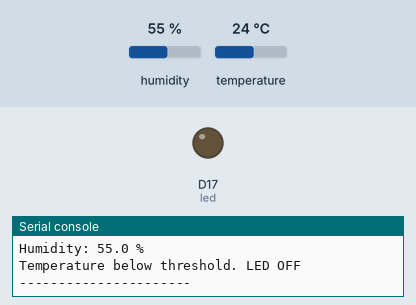
Bench run of a program on a simulated CircuitPython board. On the bench: output pins drawn as LEDs (lit = HIGH), the last lines printed to the serial console. The inputs (shaded band) are chosen by the test bench; at power-on: temperature 24 °C, humidity 55 %.

Above: at 1.2 s.
1.3 s: temperature set to 27 °C
3.5 s: temperature set to 30 °C
At 6.4 s:
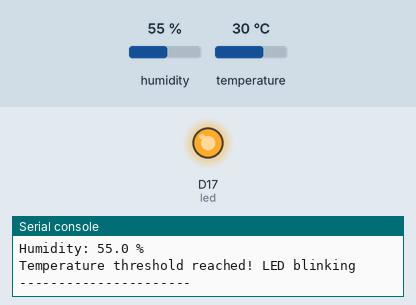
7.7 s: temperature set to 12 °C
At 9.0 s:
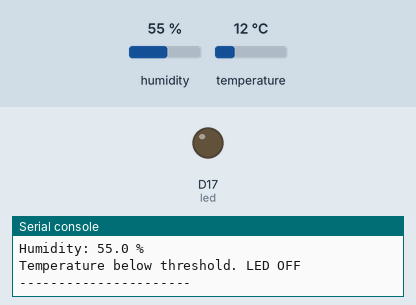
9.3 s: temperature set to 33 °C
At 11.7 s:
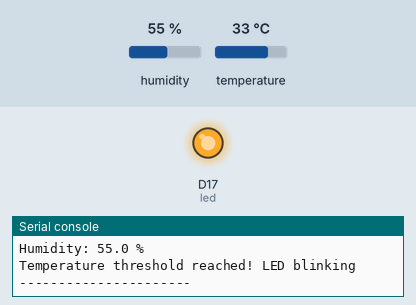
Timing chart, 0 to 14.5 s (numbered marks = the images above; inputs shaded):
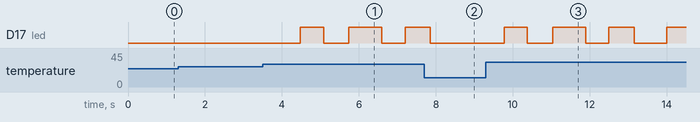

The program:

dht11Led.py
```python
import time
import board
import adafruit_dht
import digitalio

# DHT11 sensor on GPIO4 (physical pin 7)
dht11 = adafruit_dht.DHT11(board.D4)

# LED on GPIO17 (physical pin 11)
led = digitalio.DigitalInOut(board.D17)
led.direction = digitalio.Direction.OUTPUT
led.value = False

THRESHOLD = 28.3
BLINK_INTERVAL = 0.5  # seconds

led_state = False
last_blink = time.monotonic()

try:
    while True:
        try:
            temperature = dht11.temperature
            humidity = dht11.humidity

            print(f"Temperature: {temperature:.1f} °C")
            print(f"Humidity: {humidity:.1f} %")

            if temperature >= THRESHOLD:
                now = time.monotonic()

                if now - last_blink >= BLINK_INTERVAL:
                    led_state = not led_state
                    led.value = led_state
                    last_blink = now

                print("Temperature threshold reached! LED blinking")
            else:
                led.value = False
                led_state = False
                print("Temperature below threshold. LED OFF")

            print("----------------------")

        except RuntimeError as error:
            print("Sensor reading error:", error)

        time.sleep(0.2)

except KeyboardInterrupt:
    print("Program stopped")

finally:
    led.value = False
    led.deinit()
    dht11.exit()
```

Measured:
- the behaviour switches between 28 and 29 °C on temperature (found by bisection; images 0 and 1)
- after the input at 3.5 s, D17 (led): goes HIGH 0.60 s, LOW 0.66 s, HIGH 0.86 s, LOW 0.60 s, then HIGH, starting after 0.98 s
- after the input at 7.7 s, D17 (led): goes on until 7.9 s, then stays LOW
- after the input at 9.3 s, D17 (led): goes HIGH 0.60 s, LOW 0.66 s, HIGH 0.86 s, LOW 0.60 s, HIGH 0.66 s, LOW 0.86 s, then HIGH, starting after 0.47 s
